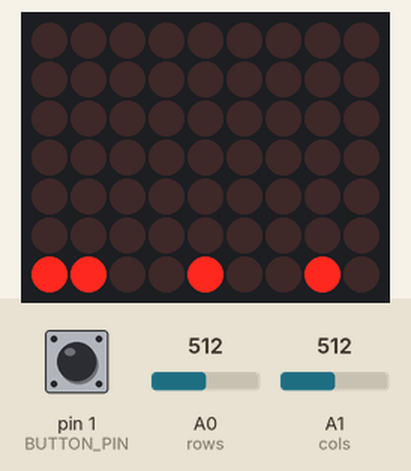
Simulated run of this sketch. Board: Arduino Uno, built with avr-gcc and run on an emulated ATmega328P. On the bench: 9×7 LED matrix. Wiring (inferred from the names in the program): LED matrix (orientation assumed): rows pin 10, pin 17, pin 16, pin 3, pin 8, pin 12, pin 13; columns pin 2, pin 4, pin 5, pin 6, pin 7, pin 9, pin 11, pin 18, pin 19. The test bench sets the inputs (shaded band); at power-on: pin 1 (BUTTON_PIN) HIGH, A0 (rows) = 512, A1 (cols) = 512.

Above: at 1.57 s.
2.7 s: pin 1 (BUTTON_PIN) pulled LOW for 0.15 s
At 2.82 s:
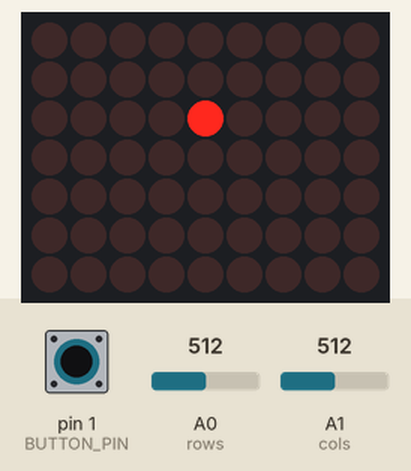
3.4 s: A0 (rows) set to 576
5.8 s: A0 (rows) set to 595
At 6.4 s:
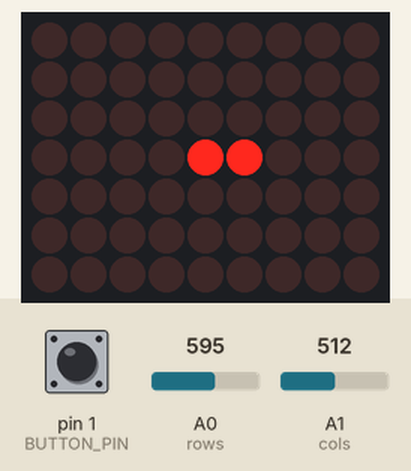
7.3 s: A1 (cols) set to 716
At 8.3 s:
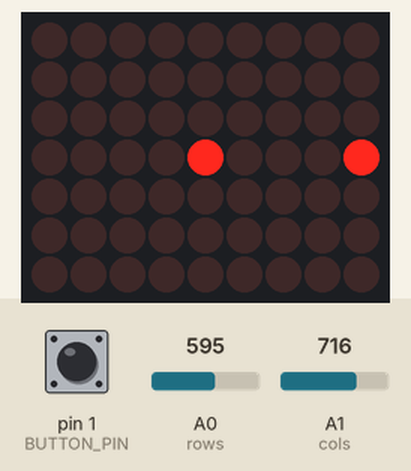
8.8 s: pin 1 (BUTTON_PIN) pulled LOW for 1 s
At 10.1 s:
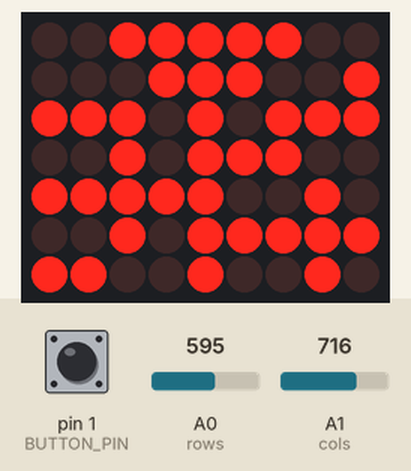
11.3 s: A1 (cols) set to 900
At 12.7 s:
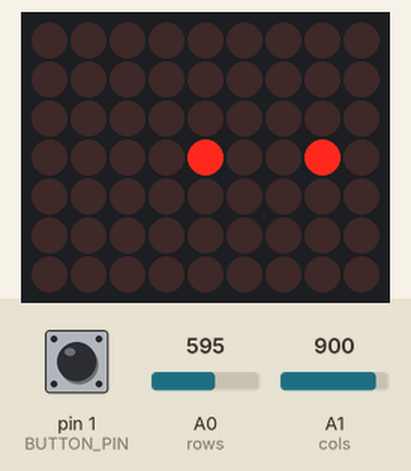
Timing chart, 0 to 13.8 s (numbered marks = the images above; inputs shaded):
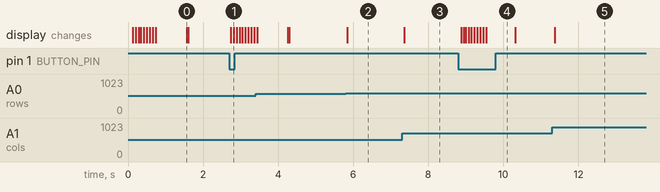

The sketch:

sketch_mar03aLEDMatrix.ino
```cpp
// (licence header left out)
#define  DISPLAY_COLS  240   // 表示用のバッファサイズ 最大256-16
#define LED_COMMON    1   // LEDの極性。カソードがROW側(Aタイプ)は0、COL側(Bタイプ)は1

// マトリクスLEDの1番ピンから16番ピンをArduinoのどのDigital入力ピンに接続するかを定義します。
// Arduinoの使いやすいピンをLEDに接続することが出来ます。14～19番ピンはAnalog 0～5に相当します。
// 下記のpins[17]の-1よりも後の数字を書き換えてください。

const static
//             /*LED    */  --  1  2  3  4  5  6  7  8  9 10 11 12 13 14 15 16
byte pins[17] = /*Arduino*/ { -1, 19, 18, 17, 16, 2, 3, 4, 5, 6, 7, 8, 9, 10, 11, 12, 13};

// マトリクスLEDのピン番号と表示位置をLEDの仕様書から書き写してください。
// colsは列、rowsは行です。それぞれpins[番号]のように書きます。
const static
byte cols[8] = {pins[13], pins[ 3], pins[ 4], pins[10], pins[ 6], pins[11], pins[15], pins[16]};
const static
byte rows[8] = {pins[ 9], pins[14], pins[ 8], pins[12], pins[ 1], pins[ 7], pins[ 2], pins[ 5]};

#define BUTTON_PIN 1

int flashMoji[8][8] = {
  {1, 1, 0, 0, 0, 1, 0, 0},
  {1, 0, 1, 0, 1, 0, 1, 0},
  {1, 0, 1, 0, 1, 1, 1, 0},
  {1, 1, 0, 0, 1, 0, 1, 0},
  {0, 1, 1, 1, 0, 0, 1, 0},
  {0, 0, 1, 0, 0, 1, 0, 1},
  {0, 0, 1, 0, 0, 1, 1, 1},
  {0, 0, 1, 0, 0, 1, 0, 1},
};

int oldButtonState = 0;

void setup() {
  byte i;
  for (i = 1; i <= 16; i++) pinMode(pins[i], OUTPUT);     // sets the pins as output
  for (i = 1; i <= 8; i++) digitalWrite(cols[i - 1], HIGH);   // set up cols and rows
  for (i = 1; i <= 8; i++) digitalWrite(rows[i - 1], LOW);

  //  Serial.begin(9600);
  //  Serial.println("LED MATRIX SERIAL COME ON! SERIAL");

  flashLeds();
}

void cell(int x, int y, int state) {
  if (state == HIGH) {
    digitalWrite(rows[y], HIGH);
    digitalWrite(cols[x], LOW);
  } else {
    digitalWrite(rows[y], LOW);
    digitalWrite(cols[x], HIGH);
  }
}

void loop() {
  //  flashLeds();

  int x = (int)map(analogRead(A0), 0, 1023, 0, 7);
  int y = (int)map(analogRead(A1), 0, 1023, 0, 7);
  //  Serial.print(x);
  //  Serial.print(" ");
  //  Serial.print(y);
  //  Serial.println("");

  cell(x, y, HIGH);
  delay(5);
  cell(x, y, LOW);
  delay(5);

  if (clickDetection() == 1) {
    flashLeds();
  }
}

void flashLeds() {
  for ( int i = 0; i < 8; i += 1 ) {
    for ( int j = 0; j < 8; j += 1) {
      cell(i, j, HIGH);
      delay(5);
      cell(i, j, LOW);
    }
  }

  for ( int j = 0; j < 8; j += 1) {
    for ( int i = 0; i < 8; i += 1 ) {
      cell(i, j, HIGH);
      delay(5);
      cell(i, j, LOW);
    }
  }

  //flashMoji loop
  for (int i = 0; i < 10 ; i ++) {
    for ( int cat = 0; cat < 8; cat++ )
    {
      digitalWrite( cols[cat], LOW ); // LOWに変更
      // アノードのループ
      for ( int ano = 0; ano < 8; ano++ )
      {
        digitalWrite( rows[ano], flashMoji[ano][cat] );  // HIGH or LOW
      }
      delay(10); //点灯時間
      for ( int ano = 0; ano < 8; ano++ )
      {
        digitalWrite( rows[ano], LOW ); // LOWに戻す
      }
      digitalWrite( cols[cat], HIGH );  // HIGHに戻す
    }
  }
}

int clickDetection() { //click detection
  int buttonClicked = 0;
  int newButtonState = digitalRead(BUTTON_PIN);
  if (oldButtonState == HIGH && newButtonState == LOW) buttonClicked = 1; //button pressed. CAUTION pull up
  oldButtonState = newButtonState;
  return buttonClicked;
}
```

Measured:
- the behaviour switches between 584 and 585 on A0 (rows) (found by bisection; images 1 and 2)
- after the input at 2.7 s, the display: first changes at once (image 1 shows a later state)
- after the input at 5.8 s, the display: changes at once (image 2)
- after the input at 7.3 s, the display: changes after 0.06 s (image 3)
- after the input at 8.8 s, the display: first changes after 0.08 s (image 4 shows a later state)
- after the input at 11.3 s, the display: changes after 0.06 s (image 5)
